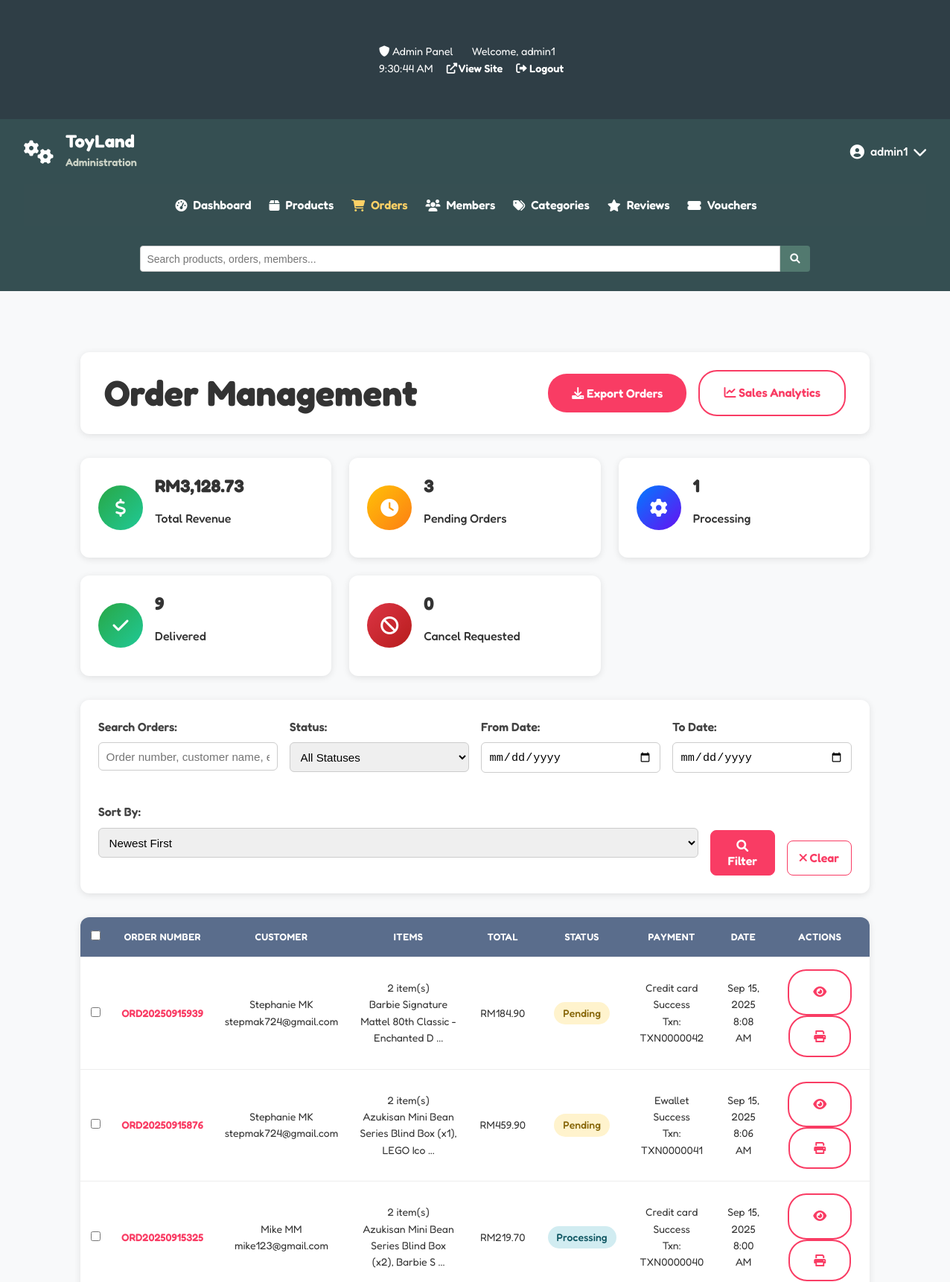
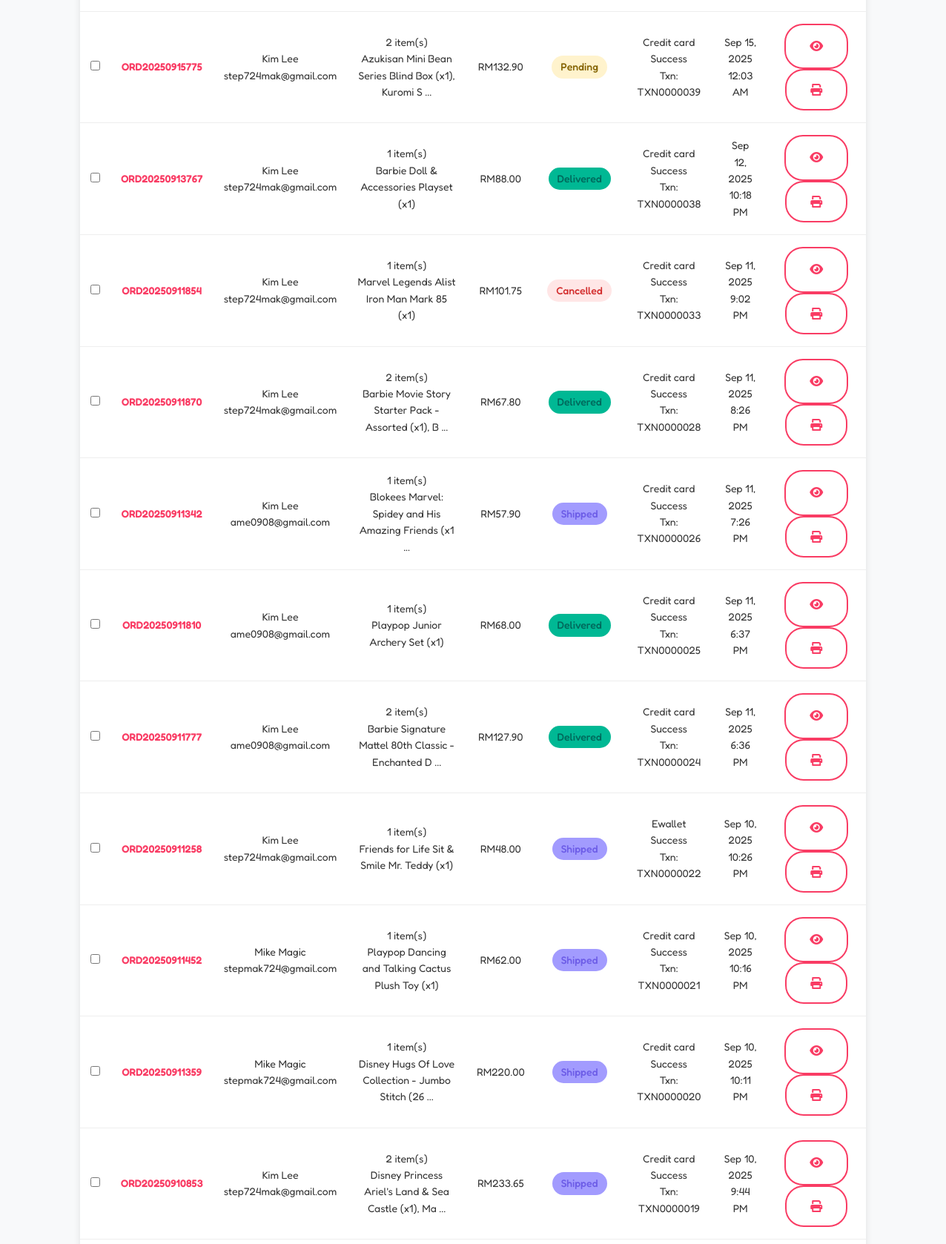
Screenshot of /root/admin/orders.php (signed in, upper part) with the database file from the repository (2 pictures, top to bottom).
### tables this page shows
CREATE TABLE `orders` (
  `order_id` varchar(11) NOT NULL,
  `user_id` varchar(11) NOT NULL,
  `order_number` varchar(20) NOT NULL,
  `subtotal` decimal(10,2) NOT NULL,
  `shipping_cost` decimal(10,2) NOT NULL DEFAULT 0.00,
  `discount_amount` decimal(10,2) NOT NULL DEFAULT 0.00,
  `voucher_id` varchar(11) DEFAULT NULL,
  `total_amount` decimal(10,2) NOT NULL,
  `order_status` enum('pending','processing','shipped','delivered','cancel_requested','cancelled') DEFAULT 'pending',
  `tracking_number` varchar(100) DEFAULT NULL,
  `shipping_courier` varchar(100) DEFAULT NULL,
  `payment_id` varchar(11) DEFAULT NULL,
  `shipping_first_name` varchar(50) DEFAULT NULL,
  `shipping_last_name` varchar(50) DEFAULT NULL,
  `shipping_address_line1` varchar(255) DEFAULT NULL,
  `shipping_address_line2` varchar(255) DEFAULT NULL,
  `shipping_city` varchar(100) DEFAULT NULL,
  `shipping_state` varchar(100) DEFAULT NULL,
  `shipping_postal_code` varchar(20) DEFAULT NULL,
  `shipping_area` enum('west','east') NOT NULL,
  `billing_first_name` varchar(50) DEFAULT NULL,
  `billing_last_name` varchar(50) DEFAULT NULL,
  `billing_address_line1` varchar(255) DEFAULT NULL,
  `billing_address_line2` varchar(255) DEFAULT NULL,
  `billing_city` varchar(100) DEFAULT NULL,
  `billing_state` varchar(100) DEFAULT NULL,
  `billing_postal_code` varchar(20) DEFAULT NULL,
  `billing_area` enum('west','east') DEFAULT NULL,
  `contact_email` varchar(100) DEFAULT NULL,
  `contact_phone` varchar(20) DEFAULT NULL,
  `order_notes` text DEFAULT NULL,
  `created_at` timestamp NOT NULL DEFAULT current_timestamp(),
  `updated_at` timestamp NOT NULL DEFAULT current_timestamp() ON UPDATE current_timestamp(),
  `shipped_date` datetime DEFAULT NULL
);

CREATE TABLE `payments` (
  `payment_id` varchar(11) NOT NULL,
  `order_id` varchar(11) NOT NULL,
  `user_id` varchar(11) NOT NULL,
  `amount` decimal(10,2) NOT NULL,
  `payment_method` varchar(50) NOT NULL,
  `payment_status` enum('pending','completed','failed','refunded','success') DEFAULT 'pending',
  `transaction_id` varchar(50) DEFAULT NULL,
  `wallet_id` varchar(20) DEFAULT NULL,
  `payment_date` timestamp NOT NULL DEFAULT current_timestamp(),
  `created_at` timestamp NOT NULL DEFAULT current_timestamp(),
  `updated_at` timestamp NOT NULL DEFAULT current_timestamp() ON UPDATE current_timestamp()
);

### root/admin/orders.php (the view, shortened to what this page needs)
<?php
require_once 'send_status_email.php';
$search = $_GET['search'] ?? '';
$date_from = $_GET['date_from'] ?? '';
$date_to = $_GET['date_to'] ?? '';
$sort = $_GET['sort'] ?? 'newest';
$where_conditions = [];
$params = [];
$where_clause = !empty($where_conditions) ? 'WHERE ' . implode(' AND ', $where_conditions) : '';
$order_by = match($sort) {
    'newest' => 'o.created_at DESC',
    'oldest' => 'o.created_at ASC',
    'amount_high' => 'o.total_amount DESC',
    'amount_low' => 'o.total_amount ASC',
    'status' => 'o.order_status ASC, o.created_at DESC',
    default => 'o.created_at DESC'
};
$page = isset($_GET['page']) ? max(1, intval($_GET['page'])) : 1;
$per_page = 15;
$offset = ($page - 1) * $per_page;
$per_page = (int)$per_page;
$offset = (int)$offset;
$query = "
    SELECT o.*,
           u.username, u.email,
           pay.payment_method,
           pay.payment_status,
           pay.transaction_id,
           COUNT(oi.product_id) as item_count,
           GROUP_CONCAT(DISTINCT CONCAT(oi.product_name, ' (x', oi.quantity, ')')
           ORDER BY oi.product_name SEPARATOR ', ') as product_items,
           SUM(oi.total_price) as order_items_total
    FROM orders o
    JOIN user u ON o.user_id = u.user_id
    LEFT JOIN order_items oi ON o.order_id = oi.order_id
    LEFT JOIN payments pay ON o.payment_id = pay.payment_id
    $where_clause
    GROUP BY o.order_id
    ORDER BY $order_by
    LIMIT $per_page OFFSET $offset
";
$stmt = $pdo->prepare($query);
$stmt->execute($params);
$orders = $stmt->fetchAll(PDO::FETCH_ASSOC);
$stats_stmt = $pdo->prepare("
    SELECT
        order_status,
        COUNT(*) as count,
        SUM(total_amount) as total_value
    FROM orders
    GROUP BY order_status
");
$stats_stmt->execute();
$status_stats = $stats_stmt->fetchAll(PDO::FETCH_ASSOC);
include '../includes/admin_header.php';
?>
<section class="admin-orders-section">
    <div class="container">
        <div class="page-header">
            <h1>Order Management</h1>
            <div class="header-actions">
                <button class="btn btn-primary" onclick="exportOrders()">
                    <i class="fas fa-download"></i> Export Orders
                </button>
                <a href="sales_analytics.php" class="btn btn-outline">
                    <i class="fas fa-chart-line"></i> Sales Analytics
                </a>
            </div>
        </div>
        <div class="quick-stats">
            <?php
            $total_revenue = 0;
            $pending_count = 0;
            $processing_count = 0;
            $delivered_count = 0;
            $cancel_requested_count = 0;
            foreach ($status_stats as $stat) {
                $total_revenue += $stat['total_value'];
                switch ($stat['order_status']) {
                    case 'pending': $pending_count = $stat['count']; break;
                    case 'processing': $processing_count = $stat['count']; break;
                    case 'delivered': $delivered_count = $stat['count']; break;
                }
            }
            ?>
            <div class="stat-card">
                <div class="stat-icon revenue">
                    <i class="fas fa-dollar-sign"></i>
                </div>
                <div class="stat-info">
                    <h3>RM<?= number_format($total_revenue, 2) ?></h3>
                    <p>Total Revenue</p>
                </div>
            </div>
            <div class="stat-card">
                <div class="stat-icon pending">
                    <i class="fas fa-clock"></i>
                </div>
                <div class="stat-info">
                    <h3><?= $pending_count ?></h3>
                    <p>Pending Orders</p>
                </div>
            </div>
            <div class="stat-card">
                <div class="stat-icon processing">
                    <i class="fas fa-cog"></i>
                </div>
                <div class="stat-info">
                    <h3><?= $processing_count ?></h3>
                    <p>Processing</p>
                </div>
            </div>
            <div class="stat-card">
                <div class="stat-icon delivered">
                    <i class="fas fa-check"></i>
                </div>
                <div class="stat-info">
                    <h3><?= $delivered_count ?></h3>
                    <p>Delivered</p>
                </div>
            </div>
            <div class="stat-card">
                <div class="stat-icon cancel-requested">
                    <i class="fas fa-ban"></i>
                </div>
            <div class="stat-info">
                <h3><?= $cancel_requested_count ?></h3>
                <p>Cancel Requested</p>
            </div>
        </div>
    </div>
        <div class="filters-section">
            <form method="GET" class="filters-form" id="filters-form">
                <div class="filter-group">
                    <label for="search">Search Orders:</label>
                    <input type="text" id="search" name="search"
                           value="<?= htmlspecialchars($search) ?>"
                           placeholder="Order number, customer name, email...">
                </div>
                <div class="filter-group">
                    <label for="status">Status:</label>
                    <select id="status" name="status">
                        <option value="">All Statuses</option>
                    </select>
                </div>
                <div class="filter-group">
                    <label for="date_from">From Date:</label>
                    <input type="date" id="date_from" name="date_from" value="<?= htmlspecialchars($date_from) ?>">
                </div>
                <div class="filter-group">
                    <label for="date_to">To Date:</label>
                    <input type="date" id="date_to" name="date_to" value="<?= htmlspecialchars($date_to) ?>">
                </div>
                <div class="filter-group">
                    <label for="sort">Sort By:</label>
                    <select id="sort" name="sort">
                        <option value="newest" <?= $sort === 'newest' ? 'selected' : '' ?>>Newest First</option>
                    </select>
                </div>
                <div class="filter-actions">
                    <button type="submit" class="btn btn-primary">
                        <i class="fas fa-search"></i> Filter
                    </button>
                    <a href="orders.php" class="btn btn-outline">
                        <i class="fas fa-times"></i> Clear
                    </a>
                </div>
            </form>
        </div>
        <div class="orders-table-container">
            <?php if (empty($orders)): ?>
            <div class="no-orders">
                <i class="fas fa-inbox"></i>
                <h3>No Orders Found</h3>
                <p>No orders match your current filters.</p>
            </div>
            <?php else: ?>
            <table class="admin-table">
                <thead>
                    <tr>
                        <th>
                            <input type="checkbox" id="select-all">
                        </th>
                        <th>Order Number</th>
                        <th>Customer</th>
                        <th>Items</th>
                        <th>Total</th>
                        <th>Status</th>
                        <th>Payment</th>
                        <th>Date</th>
                        <th>Actions</th>
                    </tr>
                </thead>
                <tbody>
                    <?php foreach ($orders as $order): ?>
                    <tr class="order-row" data-order-id="<?= $order['order_id'] ?>">
                        <td>
                            <input type="checkbox" class="order-checkbox" value="<?= $order['order_id'] ?>">
                        </td>
                        <td>
                            <div class="order-number">
                                <a href="order_details.php?id=<?= $order['order_id'] ?>">
                                    <?= htmlspecialchars($order['order_number']) ?>
                                </a>
                            </div>
                        </td>
                        <td>
                            <div class="customer-info">
                                <div class="customer-name">
                                    <?= htmlspecialchars($order['shipping_first_name'] . ' ' . $order['shipping_last_name']) ?>
                                </div>
                                <div class="customer-email">
                                    <?= htmlspecialchars($order['contact_email']) ?>
                                </div>
                            </div>
                        </td>
                        <td>
                            <div class="items-info">
                                <div class="item-count"><?= $order['item_count'] ?> item(s)</div>
                                <div class="item-preview" title="<?= htmlspecialchars($order['product_items']) ?>">
                                    <?= htmlspecialchars(substr($order['product_items'], 0, 50)) ?>
                                    <?= strlen($order['product_items']) > 50 ? '...' : '' ?>
                                </div>
                            </div>
                        </td>
                        <td>
                            <div class="order-total">
                                RM<?= number_format($order['total_amount'], 2) ?>
                            </div>
                        </td>
                        <td>
                            <div class="admin-orders">
                            <div class="status-container">
                                <span class="status-badge status-<?= $order['order_status'] ?>">
                                    <?= ucfirst($order['order_status']) ?>
                                </span>
                            </div>
                            </div>
                        </td>
                        <td>
                            <div class="payment-info">
                                <div class="payment-method">
                                    <?= ucfirst(str_replace('_', ' ', $order['payment_method'])) ?>
                                </div>
                                <div class="payment-status status-<?= $order['payment_status'] ?>">
                                    <?= ucfirst($order['payment_status']) ?>
                                </div>
                                <?php if (!empty($order['transaction_id'])): ?>
                                <div class="transaction-id">
                                    Txn: <?= htmlspecialchars($order['transaction_id']) ?>
                                </div>
                                <?php endif; ?>
                            </div>
                        </td>
                        <td>
                            <div class="order-date">
                                <div class="date"><?= date('M j, Y', strtotime($order['created_at'])) ?></div>
                                <div class="time"><?= date('g:i A', strtotime($order['created_at'])) ?></div>
                            </div>
                        </td>
                        <td>
                            <div class="action-buttons">
                                <a href="order_details.php?id=<?= $order['order_id'] ?>"
                                   class="btn btn-sm btn-outline" title="View Details">
                                    <i class="fas fa-eye"></i>
                                </a>
                                <button class="btn btn-sm btn-outline"
                                         onclick="printOrder('<?= $order['order_id'] ?>')" title="Print">
                                    <i class="fas fa-print"></i></button>
                            </div>
                        </td>
                    </tr>
                    <?php endforeach; ?>
                </tbody>
            </table>
            <?php endif; ?>
        </div>
    </div>
</section>
<?php include '../includes/admin_footer.php'; ?>

### rows the page displays
orders: order_number "ORD20250915939", shipping_first_name+shipping_last_name "Stephanie MK", contact_email "stepmak724@gmail.com", item_count "2", product_items "Barbie Signature Mattel 80th Classic - Enchanted D", total_amount "184.90", order_status "Pending", payment.payment_method "Credit card", payment.payment_status "Success", payment.transaction_id "TXN0000042", created_at "Sep 15, 2025", created_at "8:08 AM"
orders: order_number "ORD20250915876", shipping_first_name+shipping_last_name "Stephanie MK", contact_email "stepmak724@gmail.com", item_count "2", product_items "Azukisan Mini Bean Series Blind Box (x1), LEGO Ico", total_amount "459.90", order_status "Pending", payment.payment_method "Ewallet", payment.payment_status "Success", payment.transaction_id "TXN0000041", created_at "Sep 15, 2025", created_at "8:06 AM"
orders: order_number "ORD20250915325", shipping_first_name+shipping_last_name "Mike MM", contact_email "mike123@gmail.com", item_count "2", product_items "Azukisan Mini Bean Series Blind Box (x2), Barbie S", total_amount "219.70", order_status "Processing", payment.payment_method "Credit card", payment.payment_status "Success", payment.transaction_id "TXN0000040", created_at "Sep 15, 2025", created_at "8:00 AM"
orders: order_number "ORD20250915775", shipping_first_name+shipping_last_name "Kim Lee", contact_email "step724mak@gmail.com", item_count "2", product_items "Azukisan Mini Bean Series Blind Box (x1), Kuromi S", total_amount "132.90", order_status "Pending", payment.payment_method "Credit card", payment.payment_status "Success", payment.transaction_id "TXN0000039", created_at "Sep 15, 2025", created_at "12:03 AM"
orders: order_number "ORD20250913767", shipping_first_name+shipping_last_name "Kim Lee", contact_email "step724mak@gmail.com", item_count "1", product_items "Barbie Doll & Accessories Playset (x1)", total_amount "88.00", order_status "Delivered", payment.payment_method "Credit card", payment.payment_status "Success", payment.transaction_id "TXN0000038", created_at "Sep 12, 2025", created_at "10:18 PM"
orders: order_number "ORD20250911854", shipping_first_name+shipping_last_name "Kim Lee", contact_email "step724mak@gmail.com", item_count "1", product_items "Marvel Legends Alist Iron Man Mark 85 (x1)", total_amount "101.75", order_status "Cancelled", payment.payment_method "Credit card", payment.payment_status "Success", payment.transaction_id "TXN0000033", created_at "Sep 11, 2025", created_at "9:02 PM"
orders: order_number "ORD20250911870", shipping_first_name+shipping_last_name "Kim Lee", contact_email "step724mak@gmail.com", item_count "2", product_items "Barbie Movie Story Starter Pack - Assorted (x1), B", total_amount "67.80", order_status "Delivered", payment.payment_method "Credit card", payment.payment_status "Success", payment.transaction_id "TXN0000028", created_at "Sep 11, 2025", created_at "8:26 PM"
orders: order_number "ORD20250911342", shipping_first_name+shipping_last_name "Kim Lee", contact_email "ame0908@gmail.com", item_count "1", product_items "Blokees Marvel: Spidey and His Amazing Friends (x1", total_amount "57.90", order_status "Shipped", payment.payment_method "Credit card", payment.payment_status "Success", payment.transaction_id "TXN0000026", created_at "Sep 11, 2025", created_at "7:26 PM"
orders: order_number "ORD20250911810", shipping_first_name+shipping_last_name "Kim Lee", contact_email "ame0908@gmail.com", item_count "1", product_items "Playpop Junior Archery Set (x1)", total_amount "68.00", order_status "Delivered", payment.payment_method "Credit card", payment.payment_status "Success", payment.transaction_id "TXN0000025", created_at "Sep 11, 2025", created_at "6:37 PM"
orders: order_number "ORD20250911777", shipping_first_name+shipping_last_name "Kim Lee", contact_email "ame0908@gmail.com", item_count "2", product_items "Barbie Signature Mattel 80th Classic - Enchanted D", total_amount "127.90", order_status "Delivered", payment.payment_method "Credit card", payment.payment_status "Success", payment.transaction_id "TXN0000024", created_at "Sep 11, 2025", created_at "6:36 PM"
orders: order_number "ORD20250911258", shipping_first_name+shipping_last_name "Kim Lee", contact_email "step724mak@gmail.com", item_count "1", product_items "Friends for Life Sit & Smile Mr. Teddy (x1)", total_amount "48.00", order_status "Shipped", payment.payment_method "Ewallet", payment.payment_status "Success", payment.transaction_id "TXN0000022", created_at "Sep 10, 2025", created_at "10:26 PM"
orders: order_number "ORD20250911452", shipping_first_name+shipping_last_name "Mike Magic", contact_email "stepmak724@gmail.com", item_count "1", product_items "Playpop Dancing and Talking Cactus Plush Toy (x1)", total_amount "62.00", order_status "Shipped", payment.payment_method "Credit card", payment.payment_status "Success", payment.transaction_id "TXN0000021", created_at "Sep 10, 2025", created_at "10:16 PM"
orders: order_number "ORD20250911359", shipping_first_name+shipping_last_name "Mike Magic", contact_email "stepmak724@gmail.com", item_count "1", product_items "Disney Hugs Of Love Collection - Jumbo Stitch (26", total_amount "220.00", order_status "Shipped", payment.payment_method "Credit card", payment.payment_status "Success", payment.transaction_id "TXN0000020", created_at "Sep 10, 2025", created_at "10:11 PM"
orders: order_number "ORD20250910853", shipping_first_name+shipping_last_name "Kim Lee", contact_email "step724mak@gmail.com", item_count "2", product_items "Disney Princess Ariel's Land & Sea Castle (x1), Ma", total_amount "233.65", order_status "Shipped", payment.payment_method "Credit card", payment.payment_status "Success", payment.transaction_id "TXN0000019", created_at "Sep 10, 2025", created_at "9:44 PM"

### other values shown
$_SESSION['admin_username'] "admin1"
$total_revenue "3,128.73"
$pending_count "3"
$processing_count "1"
$delivered_count "9"
$cancel_requested_count "0"
